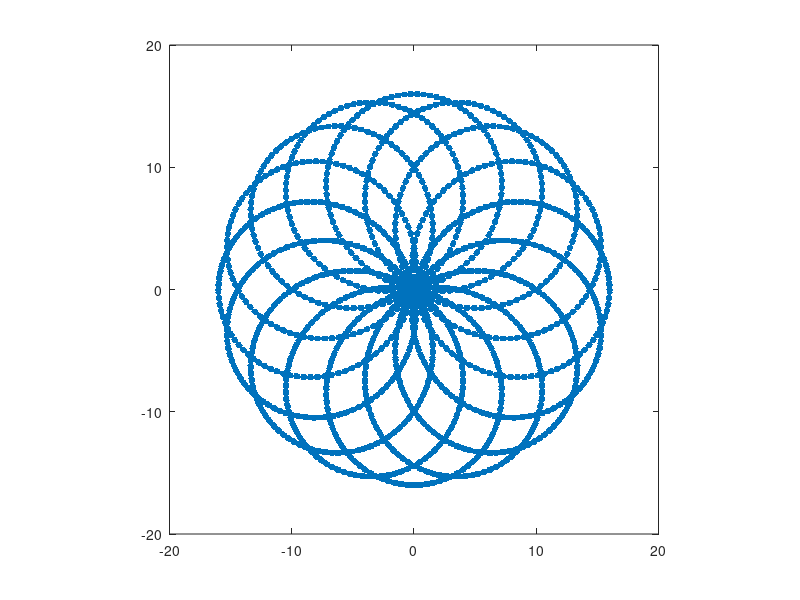

MATLAB code to generate this figure: (Note: this script raises an error after producing the figure.)

close all
clear all
clc

N = 32; % The image will be NxN
sparsity = .2; % use only 50% on the K-Space data for CS
sub_res = 4;
N_sub = N*sub_res;
Tstar = 4*pi;
tvar = 1:5*pi:10*pi;
R2D2 = @(x,y,t) -t/Tstar;
FreqF = @(x,y,t) .25*(exp(-12*((y-.6).^2+x.^2))+exp(-12*((y+.6).^2+x.^2)))*t;
Window_Patch = 3;
n_inner = 10;
n_outer = 20;
n_inner_spa = 10;
n_outer_spa = 10;
n_inner_spa3 = 10;
n_outer_spa3 = 10;

mu = 1;
mu_spa = 1;
lambda = 100;

gamma_tv = 1;



% build an image of a SLP

for tj = 1:length(tvar);
    nl = round(sparsity*(N_sub+1)^2);
    t = 0:1/nl:1;
    t = t(:);
    omega1 = 40*pi;
    omega2 = 35*pi;
    wave_numberx = N*cos(omega1*t).*cos(omega2*t)/2;
    wave_numbery = N*cos(omega1*t).*sin(omega2*t)/2;
    plot(wave_numberx,wave_numbery,'.','MarkerSize',14)
    axis square
    kx = round(N_sub*cos(omega1*t).*cos(omega2*t)/2)+N_sub/2+1;
    ky = round(N_sub*cos(omega1*t).*sin(omega2*t)/2)+N_sub/2+1;
    k = [kx ky];
    rand_ind = unique(k,'rows');
    nl = size(rand_ind,1);
    mask = zeros(N_sub+1);
    for j=1:nl
        mask(rand_ind(j,1),rand_ind(j,2)) = 1;
    end
    R = ifftshift(mask);
    [Y,X] = meshgrid(-1:2/N:1);
    Mag_Truth_sub = make_shepp_logan_image(N+1).*exp(R2D2(X,Y,tvar(tj))+i*FreqF(X,Y,tvar(tj)));
    Mag_Truth = zeros(N_sub+1);
    Mag_Truth(N_sub/2+1-N/2:N_sub/2+1+N/2,N_sub/2+1-N/2:N_sub/2+1+N/2) = sub_res*Mag_Truth_sub;
    Mag_Truth = ifftshift(Mag_Truth);
    res_x=-1+(0:2*N_sub-1)/N_sub;
    h=res_x(2)-res_x(1);    %delta x
    res_xm = repmat(res_x(:),1,2*N_sub);
    res_ym = repmat(res_x(:)',2*N_sub,1);
    Mag_Res = make_shepp_logan_image(2*N_sub).*exp(R2D2(res_xm,res_ym,tvar(tj))+i*FreqF(res_xm,res_ym,tvar(tj)));
    k = -N/2:1/sub_res:N/2;
    F = zeros(length(k));
    h_wait = waitbar(0,'Calculate FFT');
    
    for jkx = 1:length(k)
        waitbar(jkx/length(k),h_wait);
        for jky = 1:length(k)
            F(jkx,jky)=sum(sum(Mag_Res.*exp(-i*(k(jkx)*pi*res_xm+k(jky)*pi*res_ym))*h^2));
        end
    end
    close(h_wait);
    F=.5^2*ifftshift(F)*(N+1);
    
    
    
    % build the sampling matrix, R
    
    
    
    
    
    % Recover the image
    % [recovered_TV, ce_TV] = SB(R,F, mu, lambda, gamma_tv,n_inner,n_outer,Mag_Truth);
    
    [recovered_TV, ce_TV] = SB_SPA(R,F, mu, lambda, gamma_tv,n_inner,n_outer,1,Mag_Truth);
    recovered_TV = fftshift(real(recovered_TV));
    recovered_Fourier = fftshift(real(ifft2((N+1)*R.*F)));
    Mag_Truth = fftshift(real(Mag_Truth));
    Mag_Truth = Mag_Truth(N_sub/2+1-N/2:N_sub/2+1+N/2,N_sub/2+1-N/2:N_sub/2+1+N/2);
    recovered_Fourier = recovered_Fourier(N_sub/2+1-N/2:N_sub/2+1+N/2,N_sub/2+1-N/2:N_sub/2+1+N/2);
    recovered_TV = recovered_TV(N_sub/2+1-N/2:N_sub/2+1+N/2,N_sub/2+1-N/2:N_sub/2+1+N/2);
    Er_F=abs(recovered_Fourier-Mag_Truth);
    Er_TV=abs(recovered_TV-Mag_Truth);
    
    
    
    clim_max = max(Er_F(:));
    clim_max = max(clim_max,max(Er_TV(:)));
    
    
    h=figure;
    imagesc(fftshift(R));
    axis off square
    colormap gray
    
    h=figure;
    imagesc(Mag_Truth);
    axis off square
    colormap gray
    
    h=figure;
    imagesc(recovered_Fourier);
    axis off square
    colormap gray
    
    disp(['Fourier Err: ',num2str(sqrt(sum(sum(Er_F.^2))))])
    disp(['TV Err: ',num2str(sqrt(sum(sum(Er_TV.^2))))])
    
    h=figure;
    imagesc(recovered_TV);
    axis off square
    colormap gray
    drawnow
    marker = 1;
end



